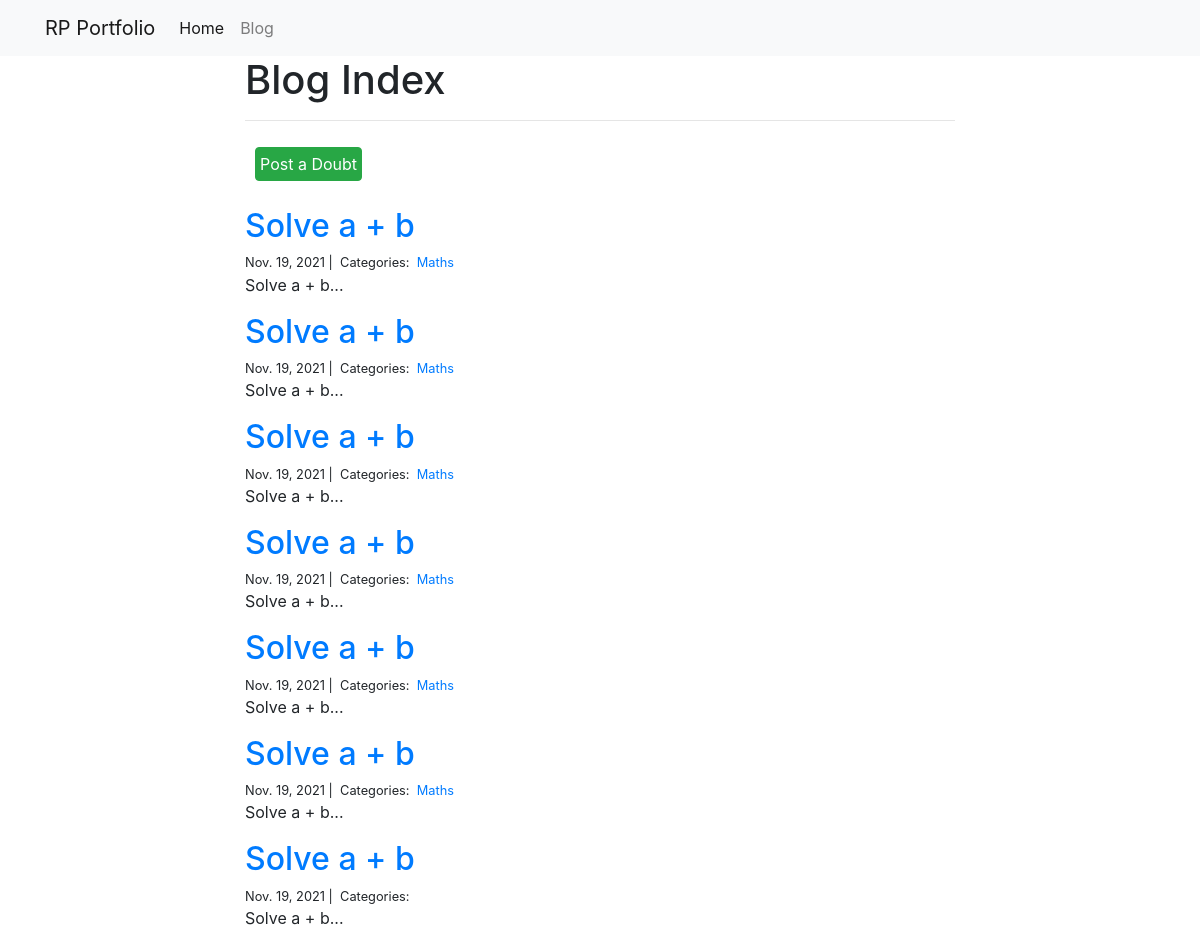
The app's page /, older data.
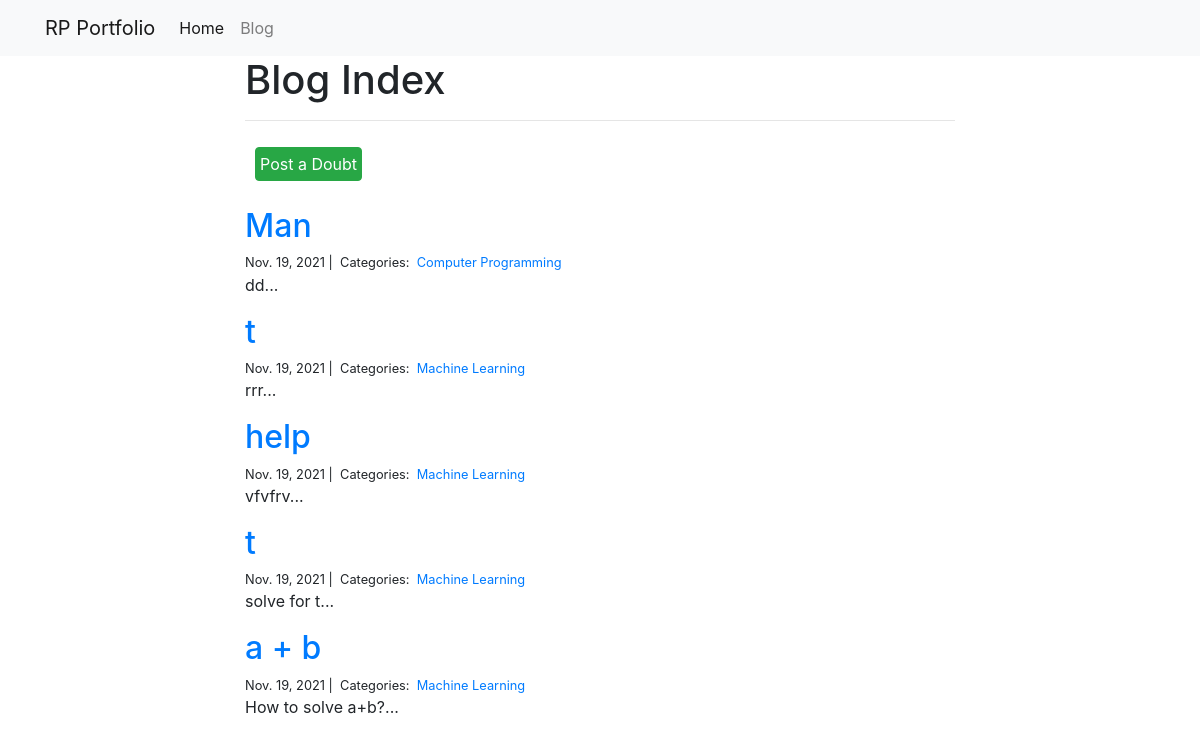
The same page, newer data.
### DoubtForum/models.py (models this page shows, shortened)
class Doubt(models.Model):
    author = models.CharField(max_length=20)
    title = models.CharField(max_length=60)
    body = models.TextField()
    link = models.CharField(max_length=50 ,null =True)
    created_on = models.DateTimeField(auto_now_add=True)
    tags = models.ManyToManyField('Tag', related_name='doubts')

class Tag(models.Model):
    name = models.CharField(max_length=20)

### DoubtForum/views.py (the view)
# urls.py: 2. Add a URL to urlpatterns:  path('', views.home, name='home')
def home(request):
    doubts = Doubt.objects.all().order_by('-created_on')
    context = {
        "doubts": doubts,
    }
    return render(request, "home.html", context)

### templates/home.html (shortened to what this page needs)
{% extends "base.html" %}
{% block page_content %}
<div class="col-md-8 offset-md-2">
    <h1>Blog Index</h1>
    <hr>
    <form method="POST" action="{% url 'add_doubt' %}">
    <button class="btn btn-success" style="width:fit-content; padding: 4px; margin:10px;">Post a Doubt</button>
    </form>
    {% for doubt in doubts %}
    <h2><a href="{% url 'blog_detail' doubt.pk%}">{{ doubt.title }}</a></h2>
    <small>
        {{ doubt.created_on.date }} |&nbsp;
        Categories:&nbsp;
        {% for tag in doubt.tags.all %}
        <a href="{% url 'blog_category' tag.name %}">
            {{ tag.name }}
        </a>&nbsp;
        {% endfor %}
    </small>
    <p>{{ doubt.body | slice:":400" }}...</p>
    {% endfor %}
</div>
{% endblock %}

### templates/base.html (shortened to what this page needs)
<link rel="stylesheet" href="https://stackpath.bootstrapcdn.com/bootstrap/4.1.3/css/bootstrap.min.css">
<nav class="navbar navbar-expand-lg navbar-light bg-light">
    <div class="container">
        <a class="navbar-brand" href="{% url 'home' %}">RP Portfolio</a>
        <div class="collapse navbar-collapse" id="navbarSupportedContent">
          <ul class="navbar-nav mr-auto">
            <li class="nav-item active">
              <a class="nav-link" href="{% url 'home' %}">Home</a>
            </li>
            <li class="nav-item">
              <a class="nav-link" href="{% url 'home' %}">Blog</a>
            </li>
          </ul>
        </div>
    </div>
</nav>
<div class="container">
    {% block page_content %}{% endblock %}
</div>

Row changes from the older to the newer data that the page shows:
removed Doubt: title "Solve a + b", created_on "Nov. 19, 2021", body "Solve a + b", Tag (name "Maths")
removed Doubt: title "Solve a + b", created_on "Nov. 19, 2021", body "Solve a + b", Tag (name "Maths")
removed Doubt: title "Solve a + b", created_on "Nov. 19, 2021", body "Solve a + b", Tag (name "Maths")
removed Doubt: title "Solve a + b", created_on "Nov. 19, 2021", body "Solve a + b", Tag (name "Maths")
removed Doubt: title "Solve a + b", created_on "Nov. 19, 2021", body "Solve a + b", Tag (name "Maths")
removed Doubt: title "Solve a + b", created_on "Nov. 19, 2021", body "Solve a + b", Tag (name "Maths")
added Doubt: title "Man", created_on "Nov. 19, 2021", body "dd"
changed Doubt: gains Tag (name "Computer Programming")
added Doubt: title "t", created_on "Nov. 19, 2021", body "rrr", Tag (name "Machine Learning")
added Doubt: title "help", created_on "Nov. 19, 2021", body "vfvfrv", Tag (name "Machine Learning")
added Doubt: title "t", created_on "Nov. 19, 2021", body "solve for t", Tag (name "Machine Learning")
changed Doubt: title "Solve a + b" → "a + b"; gains Tag (name "Machine Learning"); body "Solve a + b" → "How to solve a+b?"
